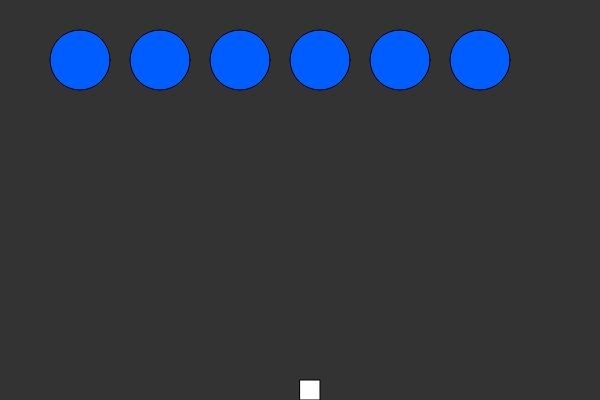
Frame 1 (no input)
Frame 60 (no input): identical to frame 1, image omitted
Frame 120 (the mouse pressed at the canvas centre since frame 60): identical to frame 1, image omitted

The p5.js sketch that drew this single still picture (run headless with seeded random() and noise() and a simulated clock; from frame 60 on, the mouse is pressed at the canvas centre):

// p5.js sketch
// ── sketch.js
var ship;
var aliens = [];
var bullets = [];

function setup(){
  createCanvas(600, 400);
  ship = new Ship();
  // bullet = new Bullet(width/2, height/2);
  for (var i = 0; i < 6; i++) {
    aliens[i] = new Alien(i*80+80, 60);
  }
}

function draw() {
  background(51);
  ship.show();
  for (var i = 0; i < bullets.length; i++) {
    bullets[i].show();
    bullets[i].move();
    for (var j = 0; j < aliens.length; j++) {
      if (bullets[i].hits(aliens[j])){
        console.log("CONNECTION");
      }
    }
  }


  for (var i = 0; i < aliens.length; i++) {
    aliens[i].show();
  }
}

function keyPressed() {
  if (key === " "){
    var bullet = new Bullet(ship.x, height);
    bullets.push(bullet);
  }
  if (keyCode === RIGHT_ARROW) {
    ship.move(1);
  } else if (keyCode === LEFT_ARROW){
    ship.move(-1);
  }
}

// ── alien.js
function Alien(x, y){
  this.x = x
  this.y = y;
  this.r = 30;


  this.show = function(){
    fill(0, 93, 255);
    ellipse(this.x, this.y, this.r*2, this.r*2);
  }

}

// ── bullets.js
function Bullet(x, y){
  this.x = x
  this.y = y;
  this.r = 8;


  this.show = function(){
    noStroke();
    fill(150, 0, 255);
    ellipse(this.x, this.y, this.r*2, this.r*2);
  }

  this.hits = function(alien){
    var d = dist(this.x, this.y, alien.x, alien.y);
    if (d < this.r + alien.r){
      return true;
    } else {
      return false;
    }
  }

  this.move = function() {
    this.y = this.y - 5
  }

}

// ── ship.js
function Ship(){
  this.x = width/2


  this.show = function(){
    fill(255);
    rect(this.x, height - 20, 20, 20);
  }
}
